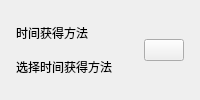
          <widget class="CardWidget" name="CardWidget_18">
           <property name="minimumSize">
            <size>
             <width>0</width>
             <height>70</height>
            </size>
           </property>
           <layout class="QHBoxLayout" name="horizontalLayout_19">
            <property name="leftMargin">
             <number>16</number>
            </property>
            <property name="topMargin">
             <number>16</number>
            </property>
            <property name="rightMargin">
             <number>16</number>
            </property>
            <property name="bottomMargin">
             <number>16</number>
            </property>
            <item>
             <layout class="QVBoxLayout" name="verticalLayout_30">
              <property name="spacing">
               <number>0</number>
              </property>
              <item>
               <widget class="StrongBodyLabel" name="StrongBodyLabel_20">
                <property name="text">
                 <string>时间获得方法</string>
                </property>
               </widget>
              </item>
              <item>
               <widget class="CaptionLabel" name="CaptionLabel_17">
                <property name="text">
                 <string>选择时间获得方法</string>
                </property>
                <property name="wordWrap">
                 <bool>false</bool>
                </property>
                <property name="lightColor" stdset="0">
                 <color alpha="150">
                  <red>0</red>
                  <green>0</green>
                  <blue>0</blue>
                 </color>
                </property>
                <property name="darkColor" stdset="0">
                 <color alpha="200">
                  <red>255</red>
                  <green>255</green>
                  <blue>255</blue>
                 </color>
                </property>
               </widget>
              </item>
             </layout>
            </item>
            <item>
             <widget class="ComboBox" name="conf_time_get">
              <property name="sizePolicy">
               <sizepolicy hsizetype="Maximum" vsizetype="Fixed">
                <horstretch>0</horstretch>
                <verstretch>0</verstretch>
               </sizepolicy>
              </property>
             </widget>
            </item>
           </layout>
          </widget>
